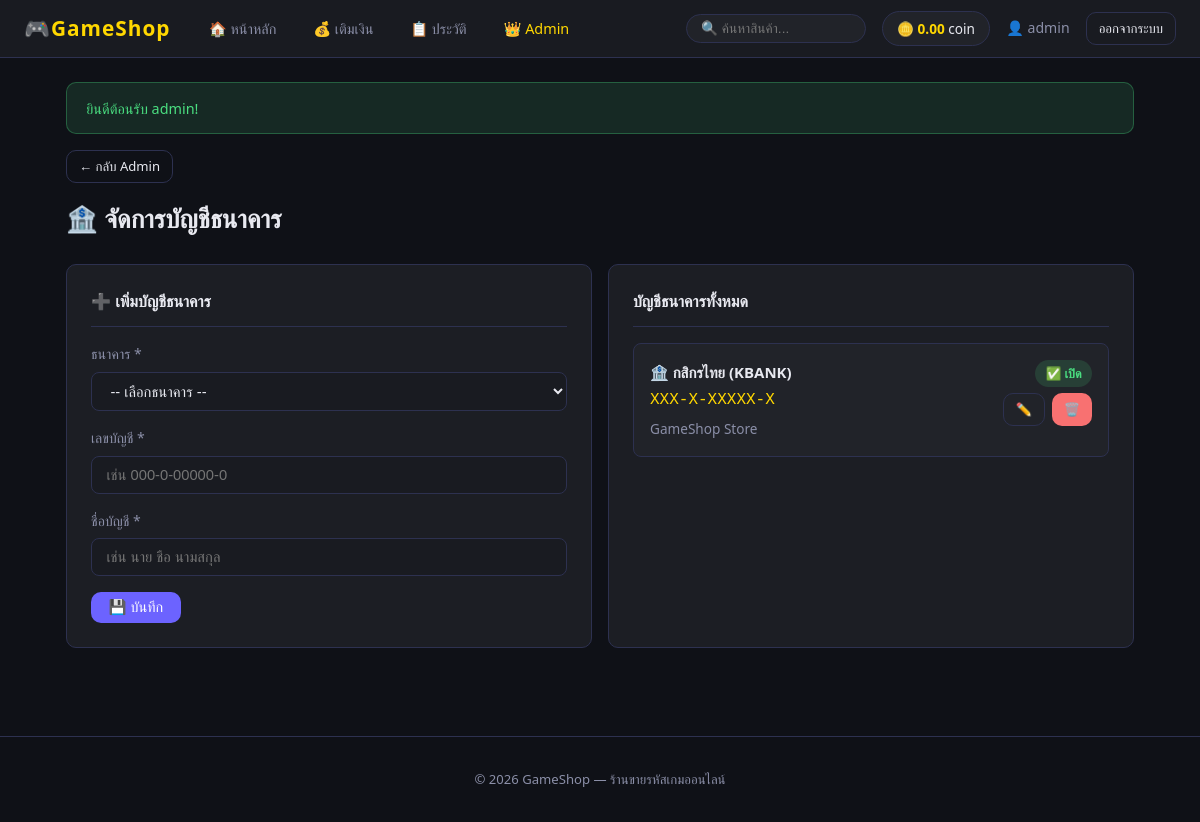
The app's page /admin/bank_accounts.php (signed in) with its own data.
### tables this page shows
CREATE TABLE IF NOT EXISTS users (
    id INT AUTO_INCREMENT PRIMARY KEY,
    username VARCHAR(50) NOT NULL UNIQUE,
    password VARCHAR(255) NOT NULL,
    coin DECIMAL(10,2) NOT NULL DEFAULT 0.00,
    role ENUM('user', 'admin') NOT NULL DEFAULT 'user',
    created_at TIMESTAMP DEFAULT CURRENT_TIMESTAMP
);

CREATE TABLE IF NOT EXISTS bank_accounts (
    id INT AUTO_INCREMENT PRIMARY KEY,
    bank_name VARCHAR(100) NOT NULL,
    account_number VARCHAR(50) NOT NULL,
    account_name VARCHAR(100) NOT NULL,
    is_active TINYINT(1) NOT NULL DEFAULT 1,
    sort_order INT NOT NULL DEFAULT 0,
    created_at TIMESTAMP DEFAULT CURRENT_TIMESTAMP
);

### config.php (called while the page is built, shortened)
<?php
function getDB() {
    static $pdo = null;
    if ($pdo === null) {
        try {
            $pdo = new PDO(
                "mysql:host=" . DB_HOST . ";dbname=" . DB_NAME . ";charset=utf8mb4",
                DB_USER,
                DB_PASS,
                [
                    PDO::ATTR_ERRMODE            => PDO::ERRMODE_EXCEPTION,
                    PDO::ATTR_DEFAULT_FETCH_MODE => PDO::FETCH_ASSOC,
                    PDO::ATTR_EMULATE_PREPARES   => false,
                ]
            );
        } catch (PDOException $e) {
            die('<div style="font-family:sans-serif;padding:2rem;color:red;">
                <h2>❌ ไม่สามารถเชื่อมต่อฐานข้อมูลได้</h2>
                <p>กรุณาตรวจสอบการตั้งค่าใน config.php และรันไฟล์ database.sql ก่อน</p>
                <code>' . htmlspecialchars($e->getMessage()) . '</code>
            </div>');
        }
    }
    return $pdo;
}
function isLoggedIn() {
    return isset($_SESSION['user_id']);
}
function isAdmin() {
    return isset($_SESSION['role']) && $_SESSION['role'] === 'admin';
}
function getFlash() {
    if (isset($_SESSION['flash'])) {
        $f = $_SESSION['flash'];
        return $f;
    }
    return null;
}
function formatCoin($amount) {
    return number_format($amount, 2);
}
function getSettings() {
    static $settings = null;
    if ($settings !== null) return $settings;
    try {
        $pdo = getDB();
        $pdo->exec("CREATE TABLE IF NOT EXISTS settings (
            `key` VARCHAR(100) PRIMARY KEY,
            `value` TEXT DEFAULT NULL,
            updated_at TIMESTAMP DEFAULT CURRENT_TIMESTAMP ON UPDATE CURRENT_TIMESTAMP
        ) ENGINE=InnoDB");
        $rows = $pdo->query("SELECT `key`, `value` FROM settings")->fetchAll();
        $settings = [];
    } catch (Exception $e) {
        $settings = [];
    }
    return $settings;
}
function setting($key, $default = '') {
    $s = getSettings();
    return $s[$key] ?? $default;
}
?>

### admin/bank_accounts.php (the view, shortened to what this page needs)
<?php
require_once '../config.php';
$pdo = getDB();
$pdo->exec("CREATE TABLE IF NOT EXISTS bank_accounts (
    id INT AUTO_INCREMENT PRIMARY KEY,
    bank_name VARCHAR(100) NOT NULL,
    account_number VARCHAR(50) NOT NULL,
    account_name VARCHAR(100) NOT NULL,
    is_active TINYINT(1) NOT NULL DEFAULT 1,
    sort_order INT NOT NULL DEFAULT 0,
    created_at TIMESTAMP DEFAULT CURRENT_TIMESTAMP
) ENGINE=InnoDB");
$banks = $pdo->query("SELECT * FROM bank_accounts ORDER BY sort_order ASC, id ASC")->fetchAll();
$editBank = null;
include '../header.php';
?>
<div style="margin-bottom:1rem;"><a href="admin.php" class="btn btn-outline btn-sm">← กลับ Admin</a></div>
<div class="page-title">🏦 จัดการบัญชีธนาคาร</div>
<div class="grid-2">
    <div class="card">
        <div class="card-header"><?= $editBank ? '✏️ แก้ไขบัญชี' : '➕ เพิ่มบัญชีธนาคาร' ?></div>
        <form method="POST">
            <div class="form-group">
                <label class="form-label">ธนาคาร *</label>
                <select name="bank_name" class="form-control" required>
                    <option value="">-- เลือกธนาคาร --</option>
                </select>
            </div>
            <div class="form-group">
                <label class="form-label">เลขบัญชี *</label>
                <input type="text" name="account_number" class="form-control"
                    value="<?= htmlspecialchars($editBank['account_number'] ?? '') ?>"
                    placeholder="เช่น 000-0-00000-0" required>
            </div>
            <div class="form-group">
                <label class="form-label">ชื่อบัญชี *</label>
                <input type="text" name="account_name" class="form-control"
                    value="<?= htmlspecialchars($editBank['account_name'] ?? '') ?>"
                    placeholder="เช่น นาย ชื่อ นามสกุล" required>
            </div>
            <div style="display:flex; gap:.75rem;">
                <button type="submit" class="btn btn-primary">💾 บันทึก</button>
            </div>
        </form>
    </div>
    <div class="card">
        <div class="card-header">บัญชีธนาคารทั้งหมด</div>
        <?php if (empty($banks)): ?>
            <p style="color:var(--muted); text-align:center; padding:1.5rem 0;">ยังไม่มีบัญชีธนาคาร</p>
        <?php else: ?>
            <div style="display:flex; flex-direction:column; gap:0.75rem;">
                <?php foreach ($banks as $b): ?>
                <div style="background:var(--bg3); border-radius:8px; padding:1rem; border:1px solid <?= $b['is_active'] ? 'var(--border)' : 'var(--danger)' ?>;">
                    <div style="display:flex; justify-content:space-between; align-items:flex-start;">
                        <div>
                            <div style="font-weight:600; color:var(--text);">🏦 <?= htmlspecialchars($b['bank_name']) ?></div>
                            <div style="color:var(--gold); font-family:monospace; font-size:1rem; margin:.25rem 0;"><?= htmlspecialchars($b['account_number']) ?></div>
                            <div style="color:var(--muted); font-size:.85rem;"><?= htmlspecialchars($b['account_name']) ?></div>
                        </div>
                        <div style="display:flex; flex-direction:column; gap:.4rem; align-items:flex-end;">
                            <span class="badge <?= $b['is_active'] ? 'badge-success' : 'badge-danger' ?>">
                                <?= $b['is_active'] ? '✅ เปิด' : '❌ ปิด' ?>
                            </span>
                            <div style="display:flex; gap:.4rem;">
                                <a href="?edit=<?= $b['id'] ?>" class="btn btn-outline btn-sm">✏️</a>
                                <a href="?delete=<?= $b['id'] ?>" class="btn btn-danger btn-sm"
                                   onclick="return confirm('ลบบัญชีนี้?')">🗑️</a>
                            </div>
                        </div>
                    </div>
                </div>
                <?php endforeach; ?>
            </div>
        <?php endif; ?>
    </div>
</div>
<?php include '../footer.php'; ?>

### header.php (shortened to what this page needs)
<?php
$flash = getFlash();
$_shopName   = setting('shop_name', 'GameShop');
$_shopLogo   = setting('shop_logo', '');
?>
<!DOCTYPE html>
<html lang="th">
<head>
</head>
<body>
<nav class="navbar">
    <a class="logo" href="<?= BASE_URL ?>">
        <?php if ($_shopLogo): ?>
            <img src="<?= BASE_URL ?>/uploads/shop/<?= htmlspecialchars($_shopLogo) ?>" style="max-height:36px; max-width:140px; object-fit:contain;">
        <?php else: ?>
            <span>🎮</span><?= htmlspecialchars($_shopName) ?>
        <?php endif; ?>
    </a>
    <div class="nav-links">
        <a href="<?= BASE_URL ?>/index.php" class="<?= basename($_SERVER['PHP_SELF']) == 'index.php' ? 'active' : '' ?>">🏠 หน้าหลัก</a>
        <?php if (isLoggedIn()): ?>
            <a href="<?= BASE_URL ?>/topup.php" class="<?= basename($_SERVER['PHP_SELF']) == 'topup.php' ? 'active' : '' ?>">💰 เติมเงิน</a>
            <a href="<?= BASE_URL ?>/history.php" class="<?= basename($_SERVER['PHP_SELF']) == 'history.php' ? 'active' : '' ?>">📋 ประวัติ</a>
            <?php if (isAdmin()): ?>
                <a href="<?= BASE_URL ?>/admin/admin.php" style="color: var(--gold);">👑 Admin</a>
            <?php endif; ?>
        <?php endif; ?>
    </div>
    <div class="nav-right">
        <form method="GET" action="<?= BASE_URL ?>/index.php" style="display:flex; align-items:center; gap:.4rem;">
            <input type="text" name="q" value="<?= htmlspecialchars($_GET['q'] ?? '') ?>"
                placeholder="🔍 ค้นหาสินค้า..."
                style="background:var(--bg3); border:1px solid var(--border); border-radius:20px; padding:.35rem .9rem; color:var(--text); font-size:.85rem; width:180px; outline:none; transition:.2s;"
                onfocus="this.style.borderColor='var(--accent)'; this.style.width='220px'"
                onblur="this.style.borderColor='var(--border)'; this.style.width='180px'">
        </form>
        <?php if (isLoggedIn()): ?>
            <?php
            $pdo = getDB();
            $u = $pdo->prepare("SELECT coin FROM users WHERE id = ?");
            $u->execute([$_SESSION['user_id']]);
            $userData = $u->fetch();
            ?>
            <div class="coin-badge">🪙 <span class="coin-val"><?= formatCoin($userData['coin'] ?? 0) ?></span> coin</div>
            <span style="color: var(--muted); font-size:.88rem;">👤 <?= htmlspecialchars($_SESSION['username']) ?></span>
            <a href="<?= BASE_URL ?>/logout.php" class="btn btn-outline btn-sm">ออกจากระบบ</a>
        <?php else: ?>
            <a href="<?= BASE_URL ?>/login.php" class="btn btn-outline btn-sm">เข้าสู่ระบบ</a>
            <a href="<?= BASE_URL ?>/register.php" class="btn btn-primary btn-sm">สมัครสมาชิก</a>
        <?php endif; ?>
    </div>
</nav>
<div class="container">
<?php if ($flash): ?>
    <div class="flash flash-<?= $flash['type'] ?>"><?= htmlspecialchars($flash['msg']) ?></div>
<?php endif; ?>

### records on screen
users: coin "0.00"
bank_accounts: bank_name "กสิกรไทย (KBANK)", account_number "XXX-X-XXXXX-X", account_name "GameShop Store", is_active "✅ เปิด"

### other values on screen
$_shopName "GameShop"
$_SESSION['username'] "admin"
$flash['msg'] "ยินดีต้อนรับ admin!"
SITE_NAME "GameShop"
